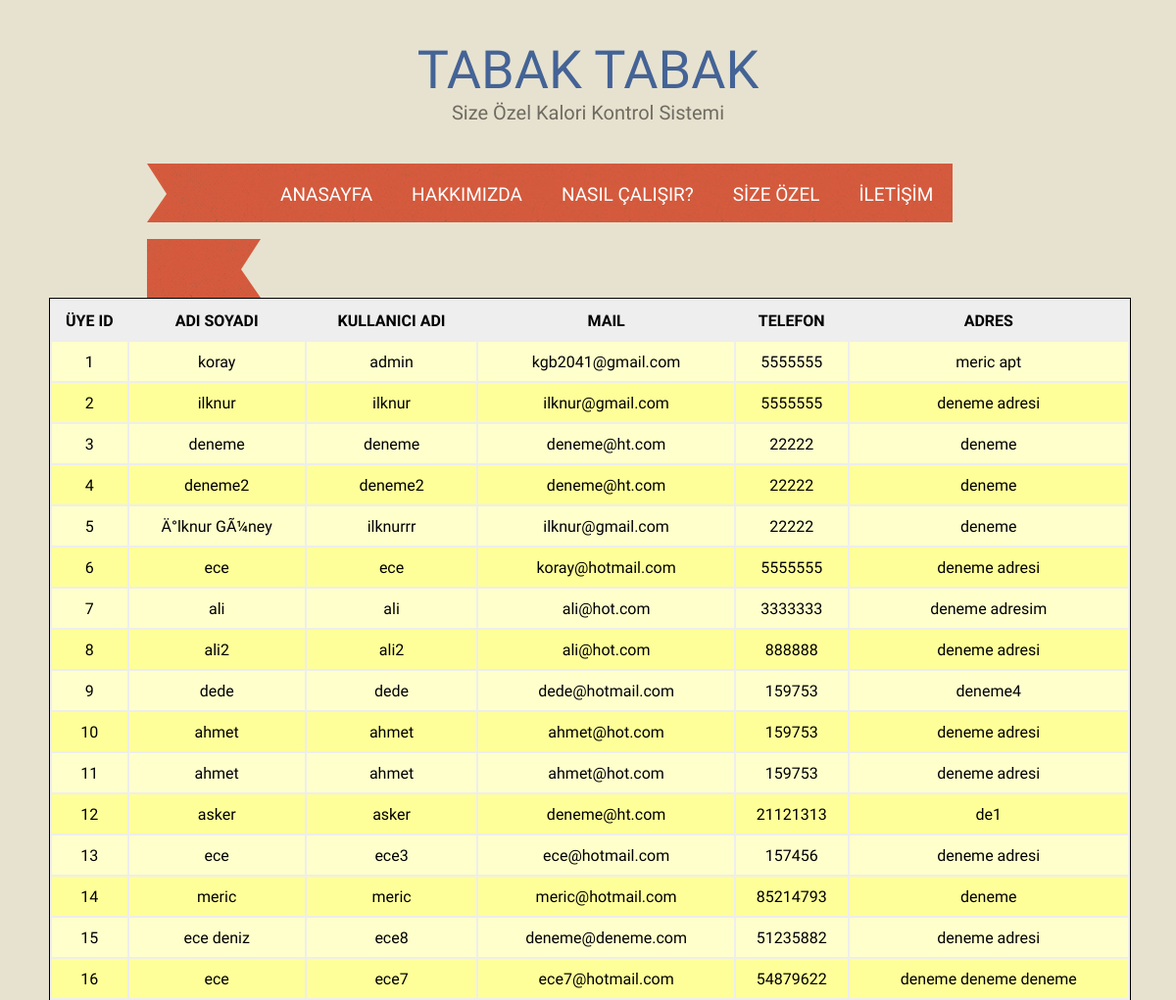
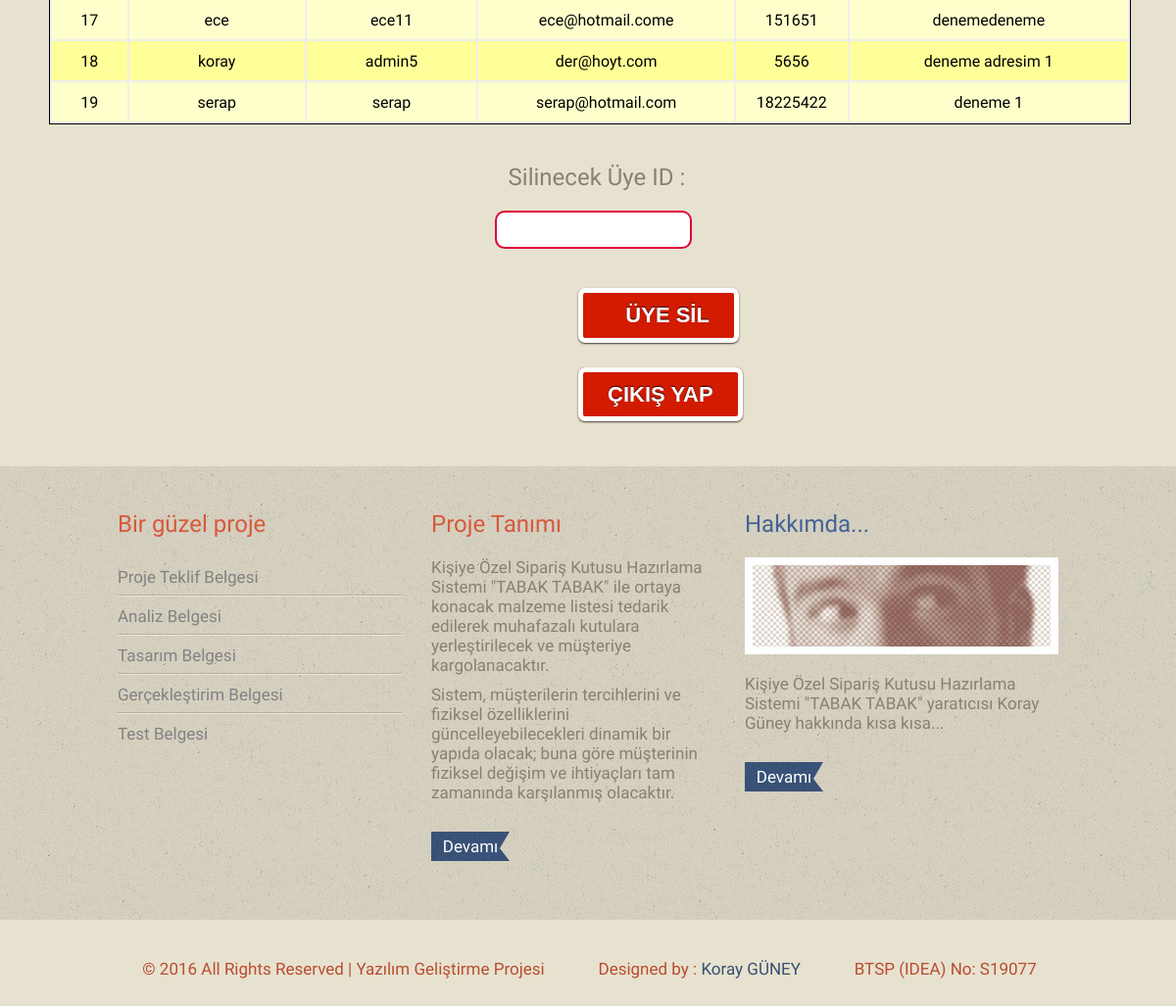
The app's page /kullanici_sil.php with its own data (2 pictures, top to bottom).
### tables this page shows
CREATE TABLE IF NOT EXISTS `uyeler` (
  `id` int(11) NOT NULL AUTO_INCREMENT,
  `adi_soyadi` varchar(55) NOT NULL,
  `kullanici_adi` varchar(55) NOT NULL,
  `parola` varchar(55) NOT NULL,
  `mail` varchar(55) NOT NULL,
  `telefon` int(20) NOT NULL,
  `adres` varchar(250) NOT NULL,
  `cinsiyet` varchar(10) NOT NULL,
  `yas` int(10) NOT NULL,
  `boy` int(10) NOT NULL,
  `kilo` int(10) NOT NULL,
  `aktivite` varchar(55) NOT NULL,
  `kalori` varchar(55) NOT NULL,
  PRIMARY KEY (`id`)
);

### kullanici_sil.php (the view, shortened to what this page needs)
<html>
<?php include("includes/header2.php"); ?>
<?php
$uyeler = mysql_query ("select * from uyeler");
$i = 0 ;
    echo '<table align="center" class="liste"><tr class="liste_tr">
    <td><b>ÜYE ID</b></td>
    <td><b>ADI SOYADI</b></td>
    <td><b>KULLANICI ADI</b></td>
	<td><b>MAIL</b></td>
	<td><b>TELEFON</b></td>
	<td><b>ADRES</b></td>
    </tr>';
 while($yaz = mysql_fetch_array($uyeler))
	{
       if(is_int($i/2)){
        $bg = "#FFC";
       }else {
        $bg = "#FF9";
            }
       $uye_id = $yaz["id"];
       $adi   = $yaz["adi_soyadi"];
       $kadi = $yaz["kullanici_adi"];
	   $mail = $yaz["mail"];
       $tel = $yaz["telefon"];
	   $adres = $yaz["adres"];
	  echo' <tr bgcolor='.$bg.' class="liste_tr">
        <td>'.$uye_id.'</td>
        <td>'.$adi.'</td>
        <td>'.$kadi.'</td>
		<td>'.$mail.'</td>
		<td>'.$tel.'</td>
		<td>'.$adres.'</td>
		</tr>';
		$i++;
     }
	echo '</table>';
	echo '<form action="kullanici_sil_kontrol.php" method="post">';
	echo '<br>';
	echo '<br>';
	echo '<font size="5"><center>&nbsp;&nbsp; Silinecek Üye ID : </center></font>';
	echo '<br>';
	echo '<center><input type="text" name="uye_id" class="input" /></center>';
	echo '<br>';
	echo '<br>';
	echo '<button type="submit" class="buton2"> &nbsp;&nbsp; ÜYE SİL </button>';
	echo '<br>';
	echo '<br>';
	echo '</form>';
	echo '<br>';
	echo '<p><a href="cikis.php" class="buton2"> ÇIKIŞ YAP </a></p>';
	echo '<br>';
?>
<?php include("includes/footer.php"); ?>

### includes/header2.php (shortened to what this page needs)
<head>
<link href="css/styles.css" rel="stylesheet" type="text/css" />
<link rel="stylesheet" href="css/superfish.css" media="screen">
</head>
<body>
<div class="header-wrap">
  <div class="logo">
    <h1>TABAK TABAK</h1>
	<h2>Size Özel Kalori Kontrol Sistemi</h2>
  </div>
  <div class="menu"> <img src="images/menu-left.png" alt="image"/>
		<ul class="sf-menu" id="example">
			<li><a href="index.php">ANASAYFA</a></li>
			<li><a href="hakkimizda.php">HAKKIMIZDA</a></li>
			<li> <a href="hakkimizda.php">NASIL ÇALIŞIR? </a> </li>
			<li class="current"> <a href="uye_hesap.php">SİZE ÖZEL </a>
              </li>
			<li> <a href="iletisim.php">İLETİŞİM</a> </li>
		</ul>
    <img src="images/menu-right.png" alt="image"/> </div>
</div>
<br><br><br>

### includes/footer.php (shortened to what this page needs)
<div class="footer-wrap">
  <div class="footer">
    <div class="panel marRight30">
      <div class="title">
        <h1>Bir güzel proje</h1>
      </div>
      <div class="content">
        <ul>
          <li><a href="http://idea2.metu.edu.tr/~19077/indexTB.html" target="_blank">Proje Teklif Belgesi</a></li>
          <li><a href="http://idea2.metu.edu.tr/~19077/indexANA.html" target="_blank">Analiz Belgesi </a></li>
          <li><a href="http://idea2.metu.edu.tr/~19077/indexTAS.html" target="_blank">Tasarım Belgesi </a></li>
          <li><a href="http://idea2.metu.edu.tr/~19077/indexGER.html" target="_blank">Gerçekleştirim Belgesi</a></li>
          <li class="bg-bottom-none"><a href="http://idea2.metu.edu.tr/~19077/indexTEST.html" target="_blank">Test Belgesi</a></li>
        </ul>
      </div>
    </div>
    <div class="panel marRight30">
      <div class="title">
        <h1>Proje Tanımı</h1>
      </div>
      <div class="content">
        <p>Kişiye Özel Sipariş Kutusu Hazırlama Sistemi "TABAK TABAK" ile ortaya konacak malzeme listesi tedarik edilerek muhafazalı kutulara yerleştirilecek ve müşteriye kargolanacaktır. </p>
        <p>Sistem, müşterilerin tercihlerini ve fiziksel özelliklerini güncelleyebilecekleri dinamik bir yapıda olacak; buna göre müşterinin fiziksel değişim ve ihtiyaçları tam zamanında karşılanmış olacaktır.</p>
        <div class="button"><a href="http://idea2.metu.edu.tr/~19077/indexTB.html" target="_blank">Devamı</a></div>
      </div>
    </div>
    <div class="panelLost">
      <div class="title">
        <h1>Hakkımda...</h1>
      </div>
      <div class="content"> <img src="images/image2.jpg" alt="image" />
        <p>Kişiye Özel Sipariş Kutusu Hazırlama Sistemi "TABAK TABAK" yaratıcısı Koray Güney hakkında kısa kısa... </p>
        <div class="button"><a href="http://idea2.metu.edu.tr/~19077/index2.html" target="_blank">Devamı</a></div>
      </div>
    </div>
  </div>
</div>
<div class="copyright-wrap">
  <div class="copyright">
    <div class="content">
      <p>&nbsp;&nbsp;&nbsp;&nbsp;&nbsp;&nbsp;© 2016 All Rights Reserved  | <a href="http://idea2.metu.edu.tr/~19077/index.html" class="link"target="_blank">Yazılım Geliştirme Projesi</a>&nbsp;&nbsp;&nbsp;&nbsp;&nbsp;&nbsp;&nbsp;&nbsp;&nbsp;&nbsp;&nbsp;&nbsp;
        Designed by :<a href="http://idea2.metu.edu.tr/~19077/index2.html"> Koray GÜNEY</a>&nbsp;&nbsp;&nbsp;&nbsp;&nbsp;&nbsp;&nbsp;&nbsp;&nbsp;&nbsp;&nbsp;&nbsp;
        BTSP (IDEA) No:<a href="http://idea2.metu.edu.tr/~19077/index.html" class="link" target="_blank"> S19077</a></p>
    </div>
  </div>
</div>
</body>
</html>

### css/styles.css (style rules this page uses)
* { padding:0; margin:0; }
body { font-family: 'Rokkitt', serif; font-size:17px; background:#e7e2cf; color:#858175; }
img { border:none; }
h1 { font-family: 'Lobster Two', cursive; font-size:24px; color:#446396; font-weight:normal; }
h2 { font-family: 'Rokkitt', serif; font-size:21px; color:#d65a3d; font-weight:normal; }
a { text-decoration:none; color:#385074; }
.marRight30 { margin-right:30px; }
.bg-bottom-none { background:none bottom !important; }
.button { background:url(../images/button.png) no-repeat; width:80px; height:30px; text-align:center; margin-top:20px; }
.button a { line-height:30px; color:#ffffff; text-decoration:none; }
.header-wrap { width:960px; margin:0px auto 50px auto; }
.logo { margin:0 auto; width:600px; margin-top:40px; margin-bottom:40px; }
.logo h1 { font-size:54px; color:#446396; text-align:center; }
.logo h2 { font-size:20px; color:#6f6b61; text-align:center; }
.panel { overflow:hidden; background: url(../images/bg3.jpg); padding:30px; }
.title { margin-bottom:20px; margin-top:15px; }
.content p { padding-bottom:10px; }
.content img { margin-right:30px; float:left; }
.menu { margin:0 auto; width:900px; }
.menu img { float:left; }
.footer-wrap { background: url(../images/bg5.jpg); overflow:hidden; padding-bottom:60px; padding-top:30px; margin-top:40px; }
.footer { width:960px; margin:0 auto; }
.footer .panel { float:left; width:290px; padding:0px; }
.footer .panel .title { margin-top:0px; }
.footer .panel .title h1 { color:#d65a3d; }
.footer .panel .content ul li { list-style:none; background:url(../images/lines.jpg) repeat-x bottom; line-height:40px; }
.footer .panel .content ul li a { color:#828282; text-decoration:none; font-size:17px; }
.footer .panelLost .content img { margin-right:0px; margin-bottom:20px; }
.footer .panelLost .content .button { float:left; }
.copyright-wrap { overflow:hidden; }
.copyright { width:960px; margin:0 auto; padding-top:40px; padding-bottom:20px; }
.copyright .content p { color:#b94d32; font-size:17px; }
.copyright .content p a.link { text-decoration:none; color:#b94d32; }

### css/superfish.css (style rules this page uses)
.sf-menu { background:url(../images/bg1.jpg) repeat-x center; float:left; height:60px; }
.sf-menu, .sf-menu * { margin: 0; padding: 0; list-style: none; }
.sf-menu li { position: relative; }
.sf-menu > li { float:left; list-style:none; color:#533c47; }
.sf-menu > li a { font-family: 'Rokkitt', serif; font-size:19px; color:#fff; text-align:left; }
.sf-menu a { display: block; position: relative; font-family: 'Rokkitt', serif; font-size:19px; color:#afb0a9; text-align:center; }
.sf-menu { margin-bottom: 1em; }
.sf-menu a { padding:20px; text-decoration:none; zoom: 1; text-transform:none; }
.sf-menu a { color: #13a; text-transform:none; }
.sf-menu li { white-space: nowrap; *white-space: normal; -webkit-transition: background .2s; transition: background .2s; }
.current { text-transform:none; }
.sf-menu a.sf-with-ul { min-width: 1px; }

### kullanici_sil.php (style rules this page uses)
input.input { border:2px solid #ddd; padding:10px; border-color:#DF013A; border-radius:10px; margin-left:10px; }
.liste { color:black; width:92%; background-color:#EEE; border: 1px solid black; margin-left:50px; }
.liste_tr { height: 40px; text-align: center; }
a.buton2 { background:#d21b00; background: linear-gradient(top, #d21b00, #8e0700); padding:10px 25px; text-decoration:none; color:#fff; font:bold 22px Arial, Helvetica, sans-serif; border-radius: 7px; text-shadow: 0 -1px 1px rgba(0, 0, 0, 0.75); border:5px solid #fff; box-shadow: 0 1px 2px rgba(0, 0, 0, 0.75); margin-left:590px; }
button.buton2 { background:#d21b00; background: linear-gradient(top, #d21b00, #8e0700); padding:10px 25px; text-decoration:none; color:#fff; font:bold 22px Arial, Helvetica, sans-serif; border-radius: 7px; text-shadow: 0 -1px 1px rgba(0, 0, 0, 0.75); border:5px solid #fff; box-shadow: 0 1px 2px rgba(0, 0, 0, 0.75); margin-left:590px; }

### records on screen
uyeler: id "1", adi_soyadi "koray", kullanici_adi "admin", mail "kgb2041@gmail.com", telefon "5555555", adres "meric apt"
uyeler: id "2", adi_soyadi "ilknur", kullanici_adi "ilknur", mail "ilknur@gmail.com", telefon "5555555", adres "deneme adresi"
uyeler: id "3", adi_soyadi "deneme", kullanici_adi "deneme", mail "deneme@ht.com", telefon "22222", adres "deneme"
uyeler: id "4", adi_soyadi "deneme2", kullanici_adi "deneme2", mail "deneme@ht.com", telefon "22222", adres "deneme"
uyeler: id "5", adi_soyadi "Ä°lknur GÃ¼ney", kullanici_adi "ilknurrr", mail "ilknur@gmail.com", telefon "22222", adres "deneme"
uyeler: id "6", adi_soyadi "ece", kullanici_adi "ece", mail "koray@hotmail.com", telefon "5555555", adres "deneme adresi"
uyeler: id "7", adi_soyadi "ali", kullanici_adi "ali", mail "ali@hot.com", telefon "3333333", adres "deneme adresim"
uyeler: id "8", adi_soyadi "ali2", kullanici_adi "ali2", mail "ali@hot.com", telefon "888888", adres "deneme adresi"
uyeler: id "9", adi_soyadi "dede", kullanici_adi "dede", mail "dede@hotmail.com", telefon "159753", adres "deneme4"
uyeler: id "10", adi_soyadi "ahmet", kullanici_adi "ahmet", mail "ahmet@hot.com", telefon "159753", adres "deneme adresi"
uyeler: id "11", adi_soyadi "ahmet", kullanici_adi "ahmet", mail "ahmet@hot.com", telefon "159753", adres "deneme adresi"
uyeler: id "12", adi_soyadi "asker", kullanici_adi "asker", mail "deneme@ht.com", telefon "21121313", adres "de1"
uyeler: id "13", adi_soyadi "ece", kullanici_adi "ece3", mail "ece@hotmail.com", telefon "157456", adres "deneme adresi"
uyeler: id "14", adi_soyadi "meric", kullanici_adi "meric", mail "meric@hotmail.com", telefon "85214793", adres "deneme"
uyeler: id "15", adi_soyadi "ece deniz", kullanici_adi "ece8", mail "deneme@deneme.com", telefon "51235882", adres "deneme adresi"
uyeler: id "16", adi_soyadi "ece", kullanici_adi "ece7", mail "ece7@hotmail.com", telefon "54879622", adres "deneme deneme deneme"
uyeler: id "17", adi_soyadi "ece", kullanici_adi "ece11", mail "ece@hotmail.come", telefon "151651", adres "denemedeneme"
uyeler: id "18", adi_soyadi "koray", kullanici_adi "admin5", mail "der@hoyt.com", telefon "5656", adres "deneme adresim 1"
uyeler: id "19", adi_soyadi "serap", kullanici_adi "serap", mail "serap@hotmail.com", telefon "18225422", adres "deneme 1"
